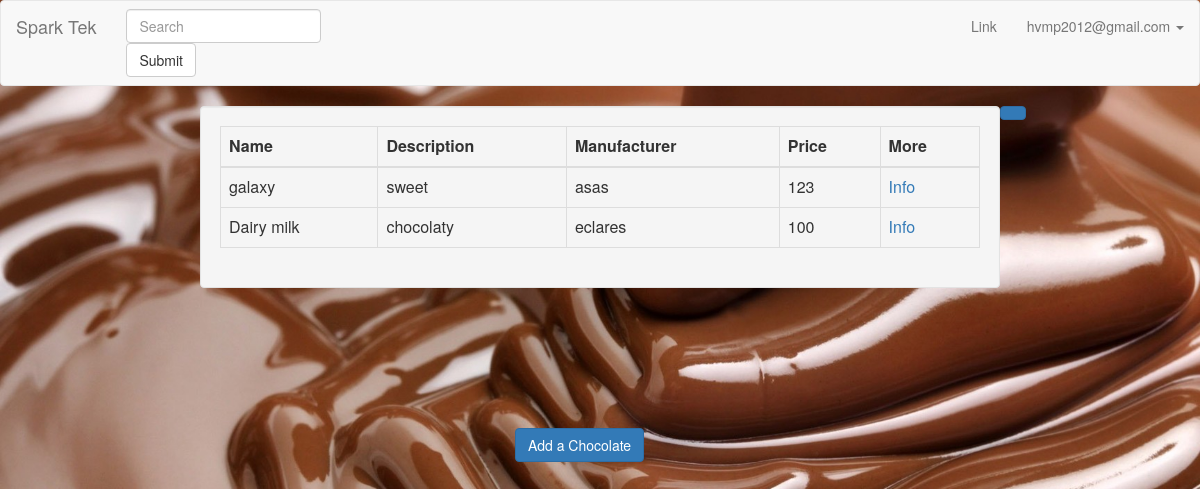
Screenshot of / (signed in) with the database file from the repository.
### registration/models.py (models this page shows, shortened)
class User(AbstractBaseUser):
    user_id = models.AutoField(primary_key=True)
    user_first_name = models.CharField(_('First Name'), max_length=32, blank=True, null=True,
                                  validators=[RegexValidator(regex='^[A-Za-z]*$')])
    user_last_name = models.CharField(_('Last Name'), max_length=32, blank=True, null=True,
                                    validators=[RegexValidator(regex='^[A-Za-z]*$')])
    email = models.EmailField(_('Email'), db_index=True, unique=True)
    user_dob = models.DateField(_('Birth Date'), blank=True, null=True)
    user_gender = models.CharField(_('Gender'), max_length=1, choices=GENDER, blank=True, null=True)
    user_github = models.CharField(_('Github Profile'),max_length=100,blank=True )
    user_linkedin = models.CharField(_('Linkedin Profile'),max_length=100,blank=True )
    user_bio = models.CharField(_('Short Bio'), max_length=1000,blank=True )
    user_occupation = models.CharField(_('Occupation'), max_length=100,blank=True )
    user_nationality = models.CharField(_('Nationality'), max_length=100,blank=True )
    date_joined = models.DateTimeField(auto_now_add=True)
    username = models.CharField(_('username'), max_length=32, blank=False, unique=True)
    is_active = models.BooleanField(default=True)
    is_admin = models.BooleanField(default=False)
    objects = MyUserManager()
    USERNAME_FIELD = 'email'
    REQUIRED_FIELDS = ['username']

class Chocolate(models.Model):
    id = models.AutoField(primary_key=True)
    name = models.CharField(_('Chocolate Name'),max_length=100,blank=True )
    description = models.CharField(_('Chocolate Description'),max_length=1000,blank=True )
    manufacturer = models.CharField(_('Chocolate Manufacturer'),max_length=100,blank=True )
    price = models.IntegerField(_('Chocolate Price'),
                                 validators=[MaxValueValidator(1000), MinValueValidator(0)],
                                 help_text=_('4 digits maximum'), blank=True, null=True)

### registration/views.py (the view)
# urls.py: url(r'^$', HomePageView.as_view(), name='home'),
class HomePageView( ListView):
	template_name = "index.html"
	def get_queryset(self):
		return Chocolate.objects.all()

### registration/templates/index.html
{% extends 'base.html' %}
{% load register_extras %}
{% load staticfiles %}
{% block body %}
<div class="col-md-8 col-md-offset-2 well">
    <table class="table table-hover table-bordered table-responsive">
        <thead>
        <tr>
            <th>
                Name
            </th>
            <th>
                Description
            </th>
            <th>
                Manufacturer
            </th>
            <th>
                Price
            </th>
            <th>
                More
            </th>
        </tr>
        </thead>
        <tbody>
        {% for item in object_list %}
            <tr>
                <td> {{ item.name }} </td>
                <td> {{ item.description }}</td>
                <td> {{ item.manufacturer }}</td>
                <td> {{ item.price }}</td>
<td> <a href="{% url 'chocolate_detail' item.id %}">Info</a> </td>
            </tr>
        {% endfor %}
        </tbody>
    </table>
</div>
{% if request.user.is_anonymous %}
    nothin here :(
{% else %}
    <div class="col-md-6 col-md-offset-5" style="padding-top: 10%;">
        <a href="{% url 'add_chocolate' %}"
        <button class="btn btn-primary">Add a Chocolate</button>
    </div>
{% endif %}
{% endblock body %}

### registration/templates/navbar.html (shortened to what this page needs)
<nav class="navbar navbar-default">
    <div class="container-fluid">
        <div class="navbar-header">
            <a class="navbar-brand" href="#">Spark Tek</a>
        </div>
        <form class="navbar-form navbar-left" role="search">
            <div class="form- group">
                <input type="text" class="form-control" placeholder="Search">
            </div>
            <button type="submit" class="btn btn-default">Submit</button>
        </form>
        <ul class="nav navbar-nav navbar-right">
            <li><a href="#">Link</a></li>
            <li class="dropdown">
                {% if user.is_anonymous %}
                    <a href="#" class="dropdown-toggle" data-toggle="dropdown" role="button" aria-haspopup="true" aria-expanded="false">Dropdown <span class="caret"></span></a>
                    <ul class="dropdown-menu">
                    <li><a href="{%  url 'register_user' %}">Sign Up</a></li>
                    <li><a href="{% url 'in' %}">Sign In</a></li>
                {% else %}
                    <a href="#" class="dropdown-toggle" data-toggle="dropdown" role="button" aria-haspopup="true" aria-expanded="false">{{ request.user.email }} <span class="caret"></span></a>
                    <ul class="dropdown-menu">
                    <li>
                        <div class="btn-group">
                    <a class="btn-new btn-nav btn-white" data-toggle="dropdown">
                {% endif %}
                </ul>
                </li>
                </ul>
    </div>
</nav>

### rows the page displays
User: user.email "hvmp2012@gmail.com"
Chocolate: name "galaxy", description "sweet", manufacturer "asas", price "123"
Chocolate: name "Dairy milk", description "chocolaty", manufacturer "eclares", price "100"
